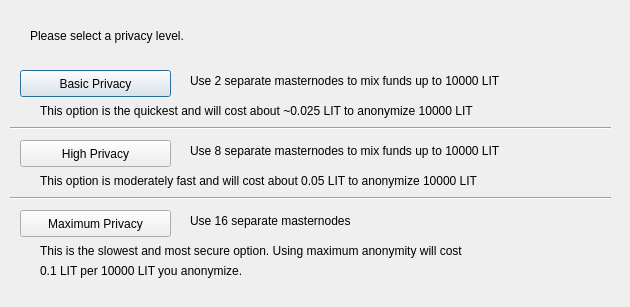
<?xml version="1.0" encoding="UTF-8"?>
<ui version="4.0">
 <class>ObfuscationConfig</class>
 <widget class="QDialog" name="ObfuscationConfig">
  <property name="geometry">
   <rect>
    <x>0</x>
    <y>0</y>
    <width>630</width>
    <height>307</height>
   </rect>
  </property>
  <property name="windowTitle">
   <string>Configure Obfuscation</string>
  </property>
  <widget class="QPushButton" name="buttonBasic">
   <property name="geometry">
    <rect>
     <x>20</x>
     <y>70</y>
     <width>151</width>
     <height>27</height>
    </rect>
   </property>
   <property name="text">
    <string>Basic Privacy</string>
   </property>
  </widget>
  <widget class="QPushButton" name="buttonHigh">
   <property name="geometry">
    <rect>
     <x>20</x>
     <y>140</y>
     <width>151</width>
     <height>27</height>
    </rect>
   </property>
   <property name="text">
    <string>High Privacy</string>
   </property>
  </widget>
  <widget class="QPushButton" name="buttonMax">
   <property name="geometry">
    <rect>
     <x>20</x>
     <y>210</y>
     <width>151</width>
     <height>27</height>
    </rect>
   </property>
   <property name="text">
    <string>Maximum Privacy</string>
   </property>
  </widget>
  <widget class="QLabel" name="label">
   <property name="geometry">
    <rect>
     <x>30</x>
     <y>20</y>
     <width>571</width>
     <height>31</height>
    </rect>
   </property>
   <property name="text">
    <string>Please select a privacy level.</string>
   </property>
  </widget>
  <widget class="QLabel" name="label_2">
   <property name="geometry">
    <rect>
     <x>190</x>
     <y>70</y>
     <width>421</width>
     <height>21</height>
    </rect>
   </property>
   <property name="text">
    <string>Use 2 separate masternodes to mix funds up to 10000 LIT</string>
   </property>
  </widget>
  <widget class="QLabel" name="label_3">
   <property name="geometry">
    <rect>
     <x>190</x>
     <y>140</y>
     <width>411</width>
     <height>21</height>
    </rect>
   </property>
   <property name="text">
    <string>Use 8 separate masternodes to mix funds up to 10000 LIT</string>
   </property>
  </widget>
  <widget class="QLabel" name="label_4">
   <property name="geometry">
    <rect>
     <x>190</x>
     <y>210</y>
     <width>421</width>
     <height>21</height>
    </rect>
   </property>
   <property name="text">
    <string>Use 16 separate masternodes</string>
   </property>
  </widget>
  <widget class="QLabel" name="label_6">
   <property name="geometry">
    <rect>
     <x>40</x>
     <y>100</y>
     <width>561</width>
     <height>21</height>
    </rect>
   </property>
   <property name="text">
    <string>This option is the quickest and will cost about ~0.025 LIT to anonymize 10000 LIT</string>
   </property>
  </widget>
  <widget class="QLabel" name="label_7">
   <property name="geometry">
    <rect>
     <x>40</x>
     <y>170</y>
     <width>561</width>
     <height>21</height>
    </rect>
   </property>
   <property name="text">
    <string>This option is moderately fast and will cost about 0.05 LIT to anonymize 10000 LIT</string>
   </property>
  </widget>
  <widget class="QLabel" name="label_8">
   <property name="geometry">
    <rect>
     <x>40</x>
     <y>240</y>
     <width>561</width>
     <height>21</height>
    </rect>
   </property>
   <property name="text">
    <string>This is the slowest and most secure option. Using maximum anonymity will cost</string>
   </property>
  </widget>
  <widget class="QLabel" name="label_9">
   <property name="geometry">
    <rect>
     <x>40</x>
     <y>260</y>
     <width>561</width>
     <height>21</height>
    </rect>
   </property>
   <property name="text">
    <string>0.1 LIT per 10000 LIT you anonymize.</string>
   </property>
  </widget>
  <widget class="Line" name="line">
   <property name="geometry">
    <rect>
     <x>10</x>
     <y>120</y>
     <width>601</width>
     <height>16</height>
    </rect>
   </property>
   <property name="orientation">
    <enum>Qt::Horizontal</enum>
   </property>
  </widget>
  <widget class="Line" name="line_2">
   <property name="geometry">
    <rect>
     <x>10</x>
     <y>190</y>
     <width>601</width>
     <height>16</height>
    </rect>
   </property>
   <property name="orientation">
    <enum>Qt::Horizontal</enum>
   </property>
  </widget>
 </widget>
 <resources/>
 <connections/>
</ui>
